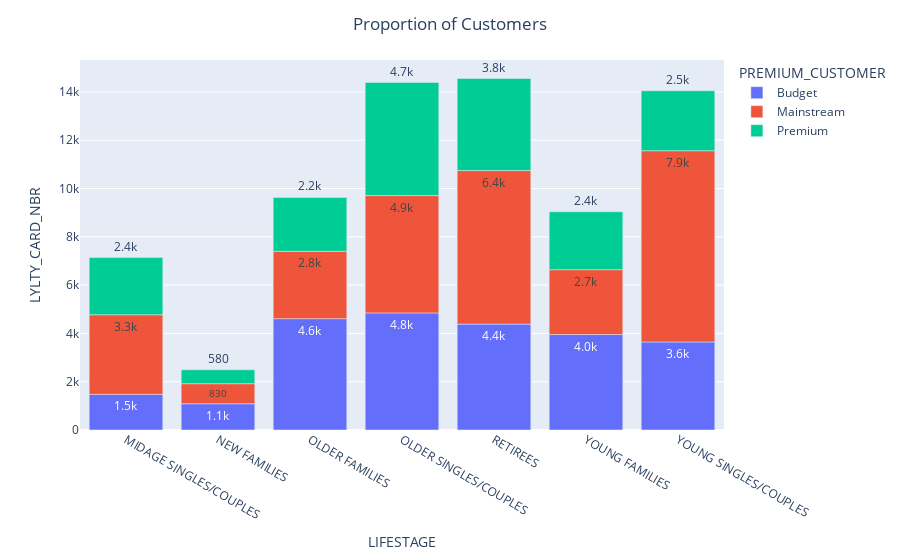

The code cell stored with this chart in its notebook:
### Code cell
# Visualize correlation between Proportion of Customers/number of transactions
import plotly.express as px
fig = px.bar(df_group,df_group['LIFESTAGE'],df_group['LYLTY_CARD_NBR'],df_group['PREMIUM_CUSTOMER'],text=df_group['LYLTY_CARD_NBR'])
fig.update_traces(texttemplate='%{text:.2s}', textposition='outside')
fig.update_layout(title='Proportion of Customers',title_x=0.5)
fig.show()

### Figure 1 — Plotly figure (JSON) as saved in the notebook; plotly's stock layout.template omitted (floating-point values rounded to 4 significant figures)
{"data": [{"alignmentgroup": "True", "hovertemplate": "PREMIUM_CUSTOMER=Budget<br>LIFESTAGE=%{x}<br>LYLTY_CARD_NBR=%{text}<extra></extra>", "legendgroup": "Budget", "marker": {"color": "#636efa"}, "name": "Budget", "offsetgroup": "Budget", "orientation": "v", "showlegend": true, "text": [1474, 1087, 4611, 4849, 4385, 3953, 3647], "textposition": "outside", "texttemplate": "%{text:.2s}", "type": "bar", "x": ["MIDAGE SINGLES/COUPLES", "NEW FAMILIES", "OLDER FAMILIES", "OLDER SINGLES/COUPLES", "RETIREES", "YOUNG FAMILIES", "YOUNG SINGLES/COUPLES"], "xaxis": "x", "y": [1474, 1087, 4611, 4849, 4385, 3953, 3647], "yaxis": "y"}, {"alignmentgroup": "True", "hovertemplate": "PREMIUM_CUSTOMER=Mainstream<br>LIFESTAGE=%{x}<br>LYLTY_CARD_NBR=%{text}<extra></extra>", "legendgroup": "Mainstream", "marker": {"color": "#EF553B"}, "name": "Mainstream", "offsetgroup": "Mainstream", "orientation": "v", "showlegend": true, "text": [3298, 830, 2788, 4858, 6358, 2685, 7917], "textposition": "outside", "texttemplate": "%{text:.2s}", "type": "bar", "x": ["MIDAGE SINGLES/COUPLES", "NEW FAMILIES", "OLDER FAMILIES", "OLDER SINGLES/COUPLES", "RETIREES", "YOUNG FAMILIES", "YOUNG SINGLES/COUPLES"], "xaxis": "x", "y": [3298, 830, 2788, 4858, 6358, 2685, 7917], "yaxis": "y"}, {"alignmentgroup": "True", "hovertemplate": "PREMIUM_CUSTOMER=Premium<br>LIFESTAGE=%{x}<br>LYLTY_CARD_NBR=%{text}<extra></extra>", "legendgroup": "Premium", "marker": {"color": "#00cc96"}, "name": "Premium", "offsetgroup": "Premium", "orientation": "v", "showlegend": true, "text": [2369, 575, 2231, 4682, 3812, 2398, 2480], "textposition": "outside", "texttemplate": "%{text:.2s}", "type": "bar", "x": ["MIDAGE SINGLES/COUPLES", "NEW FAMILIES", "OLDER FAMILIES", "OLDER SINGLES/COUPLES", "RETIREES", "YOUNG FAMILIES", "YOUNG SINGLES/COUPLES"], "xaxis": "x", "y": [2369, 575, 2231, 4682, 3812, 2398, 2480], "yaxis": "y"}], "layout": {"barmode": "relative", "legend": {"title": {"text": "PREMIUM_CUSTOMER"}, "tracegroupgap": 0}, "margin": {"t": 60}, "title": {"text": "Proportion of Customers", "x": 0.5}, "xaxis": {"anchor": "y", "domain": [0, 1], "title": {"text": "LIFESTAGE"}}, "yaxis": {"anchor": "x", "domain": [0, 1], "title": {"text": "LYLTY_CARD_NBR"}}}}
